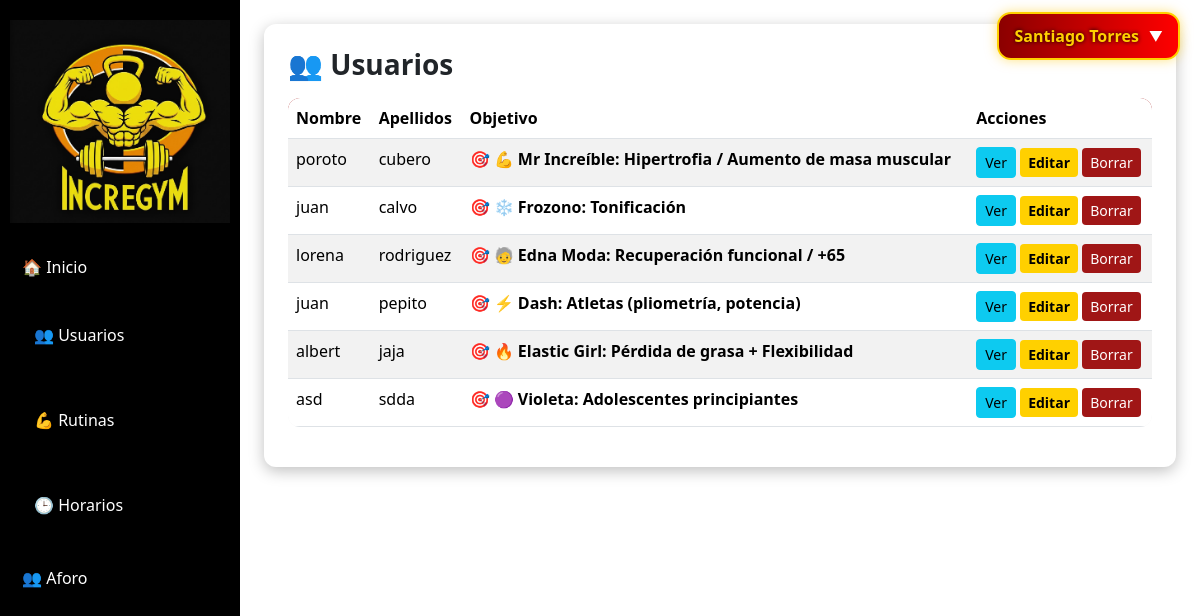
The page /index.php?url=usuarios (signed in) on the database its author committed.
### tables this page shows
CREATE TABLE `usuarios` (
  `id` int(11) NOT NULL,
  `nombre` varchar(50) NOT NULL,
  `apellidos` varchar(100) NOT NULL,
  `dni` varchar(12) NOT NULL,
  `edad` int(11) NOT NULL,
  `objetivo` varchar(100) NOT NULL,
  `email` varchar(100) NOT NULL,
  `patologias` text DEFAULT NULL
);

### controllers/UsuarioController.php (called while the page is built, shortened)
<?php
require_once __DIR__ . '/../config/Database.php';
require_once __DIR__ . '/../models/Usuario.php';
require_once __DIR__ . '/../config/paths.php';
class UsuarioController {
    public function index() {
        $pdo = Database::connect();
        $usuarios = Usuario::all($pdo);
        include __DIR__ . '/../views/layout.php';
    }
}

### models/Usuario.php (called while the page is built, shortened)
<?php
class Usuario {
    public static function all($pdo) {
        return $pdo->query("SELECT * FROM usuarios ORDER BY id ASC")
           ->fetchAll(PDO::FETCH_ASSOC);
    }
}

### config/paths.php (called while the page is built)
<?php
function base_path(): string
{
    $scriptName = $_SERVER['SCRIPT_NAME'] ?? '';
    $dir = str_replace('\\', '/', dirname($scriptName));
    if ($dir === '/' || $dir === '\\' || $dir === '.' || $dir === '') {
        return '';
    }
    return rtrim($dir, '/');
}

### views/usuarios/list.php (the view)
<?php
$iconosObjetivos = [
    "Mr Increíble: Hipertrofia / Aumento de masa muscular" => "💪",
    "Frozono: Tonificación" => "❄️",
    "Dash: Atletas (pliometría, potencia)" => "⚡",
    "Elastic Girl: Pérdida de grasa + Flexibilidad" => "🔥",
    "Violeta: Adolescentes principiantes" => "🌸",
    "Jack Jack: HYROX / CROSSFIT / IRONMAN" => "🏋️‍♂️",
    "Edna Moda: Recuperación funcional / +65" => "🧓"
];
?>
<div class="card p-4">
    <h3 class="fw-bold mb-3">👥 Usuarios</h3>
    <table class="table table-striped">
        <thead>
            <tr>
                <th>Nombre</th>
                <th>Apellidos</th>
                <th>Objetivo</th>
                <th>Acciones</th>
            </tr>
        </thead>
        <tbody>
            <?php foreach ($usuarios as $u): ?>
            <?php
                $icono = $iconosObjetivos[$u['objetivo']] ?? "🎯";
            ?>
            <tr>
                <td><?= $u['nombre'] ?></td>
                <td><?= $u['apellidos'] ?></td>
                <td>
                    <?= $icono ?>
                    <strong><?= $u['objetivo'] ?></strong>
                </td>
                <td>
                    <a href="<?= $base ?>/index.php?url=usuarios/show&id=<?= $u['id'] ?>"
                        class="btn btn-info btn-sm">Ver</a>
                    <a href="<?= $base ?>/index.php?url=usuarios/edit&id=<?= $u['id'] ?>"
                        class="btn btn-primary btn-sm">Editar</a>
                    <a href="<?= $base ?>/index.php?url=usuarios/delete&id=<?= $u['id'] ?>"
                        class="btn btn-danger btn-sm btn-borrar">Borrar</a>
                </td>
            </tr>
            <?php endforeach; ?>
        </tbody>
    </table>
</div>

### assets/css/style.css (style rules this page uses)
:root { --rojo: #A01616; --rojo-oscuro: #700b0b; --amarillo: #FFD000; --amarillo-oscuro: #d4ad00; --naranja: #F5A300; --negro: #000000; --gris-claro: #f4f4f4; --gris-medio: #e9e9e9; --sombra: rgba(0, 0, 0, 0.25); }
.card { border-radius: 12px; border: none !important; box-shadow: 0 4px 15px var(--sombra); transition: transform 0.2s ease, box-shadow 0.2s ease; }
.btn-primary { background: var(--amarillo); border: none; color: black; font-weight: 600; }
.btn-danger { background: var(--rojo); border: none; }
table { border-radius: 12px; overflow: hidden; }
thead { background: var(--rojo); color: white; }
tbody tr:nth-child(even) { background: var(--gris-claro); }

### rows shown on the page
usuarios: nombre "poroto", apellidos "cubero", objetivo "🎯", objetivo "💪 Mr Increíble: Hipertrofia / Aumento de masa muscular"
usuarios: nombre "juan", apellidos "calvo", objetivo "🎯", objetivo "❄️ Frozono: Tonificación"
usuarios: nombre "lorena", apellidos "rodriguez", objetivo "🎯", objetivo "🧓 Edna Moda: Recuperación funcional / +65"
usuarios: nombre "juan", apellidos "pepito", objetivo "🎯", objetivo "⚡ Dash: Atletas (pliometría, potencia)"
usuarios: nombre "albert", apellidos "jaja", objetivo "🎯", objetivo "🔥 Elastic Girl: Pérdida de grasa + Flexibilidad"
usuarios: nombre "asd", apellidos "sdda", objetivo "🎯", objetivo "🟣 Violeta: Adolescentes principiantes"

### other values the page prints
$_SESSION['empleado']['nombre'] "Santiago"
$_SESSION['empleado']['apellido'] "Torres"
